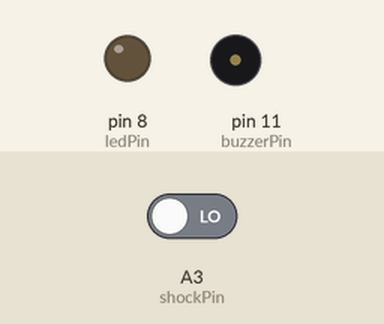
The sketch below on a simulated Arduino Uno, built with avr-gcc and run on an emulated ATmega328P. Shown: output pins drawn as LEDs (lit = HIGH), buzzer (waves = sounding). Dashed ring = blinking. The test bench sets the inputs (shaded band); at power-on: A3 (shockPin) LOW.

Above: at 1.2 s.
1.3 s: A3 (shockPin) driven HIGH
At 1.4 s:
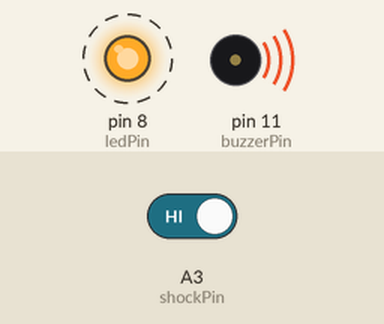
4.3 s: A3 (shockPin) driven LOW
At 6.3 s:
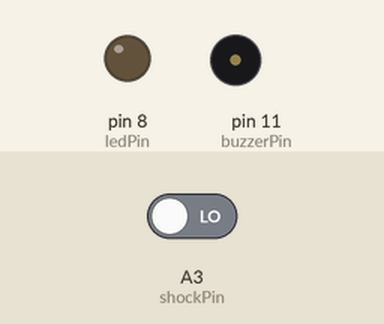
Timing chart, 0 to 7.8 s (numbered marks = the images above; inputs shaded):
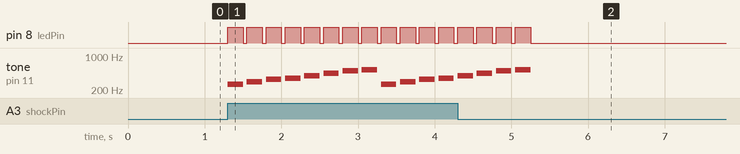

Measured:
- after the input at 1.3 s, pin 8 (ledPin): alternates HIGH for 0.20 s and LOW for 0.05 s, starting at once; tone on pin 11 (buzzerPin): plays 262 Hz for 0.20 s, 294 Hz for 0.20 s, 330 Hz for 0.20 s, 349 Hz for 0.20 s, 392 Hz for 0.20 s, 440 Hz for 0.20 s … (12 notes in this stretch), starting at once
- after the input at 4.3 s, pin 8 (ledPin): goes on until 5.3 s, then stays LOW; tone on pin 11 (buzzerPin): goes on until 5.3 s, then stays silent

The sketch:

l10.ino
```cpp
const int ledPin = 8;
const int buzzerPin = 11;
const int shockPin = A3;

int melody[] = {262, 294, 330, 349, 392, 440, 494, 523};
int noteDur = 200;

void setup() {
  pinMode(ledPin, OUTPUT);
  pinMode(buzzerPin, OUTPUT);
  pinMode(shockPin, INPUT);
}

void playSong() {
  for (int i = 0; i < 8; i++) {
    tone(buzzerPin, melody[i]);
    digitalWrite(ledPin, HIGH);
    delay(noteDur);

    noTone(buzzerPin);
    digitalWrite(ledPin, LOW);
    delay(50);
  }
}

void loop() {
  int shockValue = digitalRead(shockPin);

  if (shockValue == HIGH) {
    playSong();
  }
}
```
